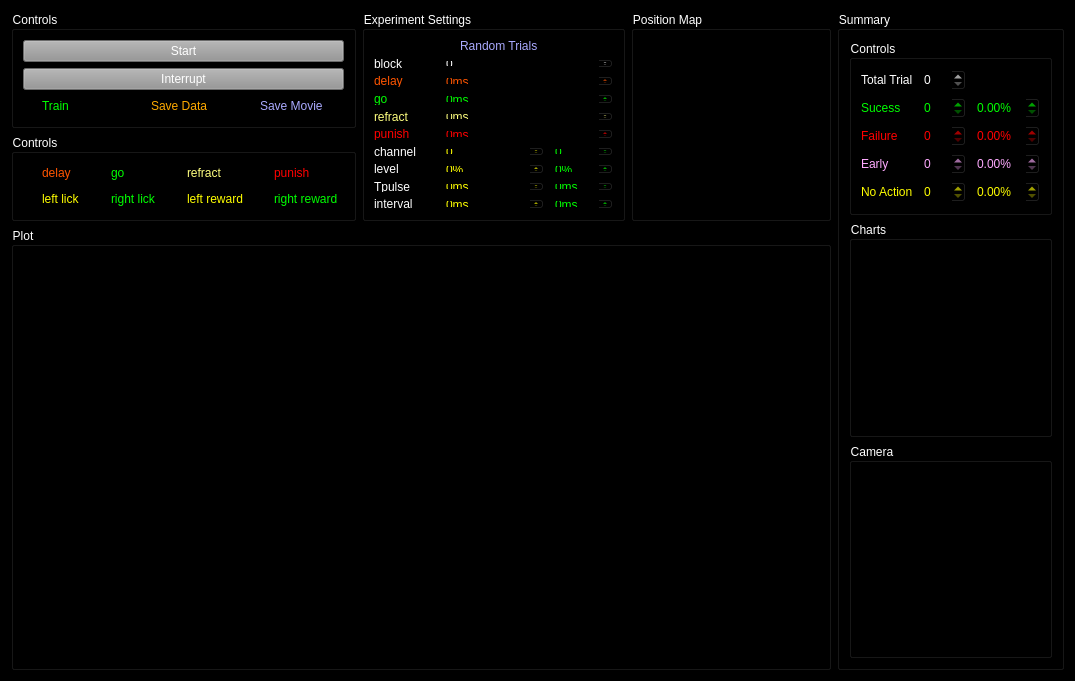
<?xml version="1.0" encoding="UTF-8"?>
<ui version="4.0">
 <class>Form</class>
 <widget class="QWidget" name="Form">
  <property name="geometry">
   <rect>
    <x>0</x>
    <y>0</y>
    <width>1075</width>
    <height>681</height>
   </rect>
  </property>
  <property name="windowTitle">
   <string>Form</string>
  </property>
  <property name="autoFillBackground">
   <bool>false</bool>
  </property>
  <property name="styleSheet">
   <string notr="true">background-color: rgb(0, 0, 0);</string>
  </property>
  <layout class="QGridLayout" name="gridLayout_2" rowstretch="0,0,0,0">
   <item row="0" column="4" rowspan="4">
    <widget class="QGroupBox" name="summary_groupBox">
     <property name="sizePolicy">
      <sizepolicy hsizetype="Preferred" vsizetype="Preferred">
       <horstretch>0</horstretch>
       <verstretch>0</verstretch>
      </sizepolicy>
     </property>
     <property name="minimumSize">
      <size>
       <width>200</width>
       <height>0</height>
      </size>
     </property>
     <property name="maximumSize">
      <size>
       <width>400</width>
       <height>16777215</height>
      </size>
     </property>
     <property name="styleSheet">
      <string notr="true">color: rgb(255, 255, 255);</string>
     </property>
     <property name="title">
      <string>Summary</string>
     </property>
     <layout class="QVBoxLayout" name="verticalLayout_7">
      <item>
       <widget class="QGroupBox" name="control_1groupBox_2">
        <property name="sizePolicy">
         <sizepolicy hsizetype="Preferred" vsizetype="Maximum">
          <horstretch>0</horstretch>
          <verstretch>0</verstretch>
         </sizepolicy>
        </property>
        <property name="styleSheet">
         <string notr="true">color: rgb(255, 255, 255);</string>
        </property>
        <property name="title">
         <string>Controls</string>
        </property>
        <layout class="QGridLayout" name="gridLayout_4">
         <item row="1" column="1">
          <widget class="QDoubleSpinBox" name="success_doubleSpinBox">
           <property name="enabled">
            <bool>true</bool>
           </property>
           <property name="styleSheet">
            <string notr="true">color: rgb(0, 255, 0)</string>
           </property>
           <property name="decimals">
            <number>0</number>
           </property>
          </widget>
         </item>
         <item row="0" column="0">
          <widget class="QLabel" name="label_20">
           <property name="styleSheet">
            <string notr="true">color: rgb(255, 255, 255);</string>
           </property>
           <property name="text">
            <string>Total Trial</string>
           </property>
          </widget>
         </item>
         <item row="1" column="2">
          <widget class="QDoubleSpinBox" name="success_percent_doubleSpinBox">
           <property name="enabled">
            <bool>true</bool>
           </property>
           <property name="styleSheet">
            <string notr="true">color: rgb(0, 255, 0)</string>
           </property>
           <property name="suffix">
            <string>%</string>
           </property>
           <property name="decimals">
            <number>2</number>
           </property>
          </widget>
         </item>
         <item row="1" column="0">
          <widget class="QLabel" name="label_21">
           <property name="styleSheet">
            <string notr="true">color: rgb(0, 255, 0)</string>
           </property>
           <property name="text">
            <string>Sucess</string>
           </property>
          </widget>
         </item>
         <item row="2" column="2">
          <widget class="QDoubleSpinBox" name="failure_percent_doubleSpinBox">
           <property name="enabled">
            <bool>true</bool>
           </property>
           <property name="styleSheet">
            <string notr="true">color:rgb(255, 0, 0)</string>
           </property>
           <property name="suffix">
            <string>%</string>
           </property>
           <property name="decimals">
            <number>2</number>
           </property>
          </widget>
         </item>
         <item row="2" column="1">
          <widget class="QDoubleSpinBox" name="failure_doubleSpinBox">
           <property name="enabled">
            <bool>true</bool>
           </property>
           <property name="styleSheet">
            <string notr="true">color:rgb(255, 0, 0)</string>
           </property>
           <property name="decimals">
            <number>0</number>
           </property>
          </widget>
         </item>
         <item row="2" column="0">
          <widget class="QLabel" name="label_23">
           <property name="styleSheet">
            <string notr="true">color:rgb(255, 0, 0)</string>
           </property>
           <property name="text">
            <string>Failure</string>
           </property>
          </widget>
         </item>
         <item row="4" column="2">
          <widget class="QDoubleSpinBox" name="idle_percent_doubleSpinBox">
           <property name="enabled">
            <bool>true</bool>
           </property>
           <property name="styleSheet">
            <string notr="true">color:rgb(255, 255, 0)</string>
           </property>
           <property name="suffix">
            <string>%</string>
           </property>
           <property name="decimals">
            <number>2</number>
           </property>
          </widget>
         </item>
         <item row="4" column="0">
          <widget class="QLabel" name="label_24">
           <property name="styleSheet">
            <string notr="true">color:rgb(255, 255, 0)</string>
           </property>
           <property name="text">
            <string>No Action</string>
           </property>
          </widget>
         </item>
         <item row="4" column="1">
          <widget class="QDoubleSpinBox" name="idle_doubleSpinBox">
           <property name="enabled">
            <bool>true</bool>
           </property>
           <property name="styleSheet">
            <string notr="true">color:rgb(255, 255, 0)</string>
           </property>
           <property name="decimals">
            <number>0</number>
           </property>
          </widget>
         </item>
         <item row="0" column="1">
          <widget class="QDoubleSpinBox" name="trial_doubleSpinBox">
           <property name="enabled">
            <bool>true</bool>
           </property>
           <property name="styleSheet">
            <string notr="true">color: rgb(255, 255, 255);</string>
           </property>
           <property name="decimals">
            <number>0</number>
           </property>
          </widget>
         </item>
         <item row="3" column="0">
          <widget class="QLabel" name="label_25">
           <property name="styleSheet">
            <string notr="true">color: rgb(255, 170, 255);</string>
           </property>
           <property name="text">
            <string>Early</string>
           </property>
          </widget>
         </item>
         <item row="3" column="1">
          <widget class="QDoubleSpinBox" name="early_doubleSpinBox">
           <property name="enabled">
            <bool>true</bool>
           </property>
           <property name="styleSheet">
            <string notr="true">color: rgb(255, 170, 255);</string>
           </property>
           <property name="decimals">
            <number>0</number>
           </property>
          </widget>
         </item>
         <item row="3" column="2">
          <widget class="QDoubleSpinBox" name="early_percent_doubleSpinBox">
           <property name="enabled">
            <bool>true</bool>
           </property>
           <property name="styleSheet">
            <string notr="true">color: rgb(255, 170, 255);</string>
           </property>
           <property name="suffix">
            <string>%</string>
           </property>
           <property name="decimals">
            <number>2</number>
           </property>
          </widget>
         </item>
        </layout>
       </widget>
      </item>
      <item>
       <widget class="QGroupBox" name="aux_plot_groupBox">
        <property name="sizePolicy">
         <sizepolicy hsizetype="Preferred" vsizetype="Preferred">
          <horstretch>0</horstretch>
          <verstretch>0</verstretch>
         </sizepolicy>
        </property>
        <property name="minimumSize">
         <size>
          <width>200</width>
          <height>0</height>
         </size>
        </property>
        <property name="maximumSize">
         <size>
          <width>400</width>
          <height>16777215</height>
         </size>
        </property>
        <property name="styleSheet">
         <string notr="true">color: rgb(255, 255, 255);</string>
        </property>
        <property name="title">
         <string>Charts</string>
        </property>
        <layout class="QVBoxLayout" name="verticalLayout"/>
       </widget>
      </item>
      <item>
       <widget class="QGroupBox" name="camera_groupBox">
        <property name="minimumSize">
         <size>
          <width>0</width>
          <height>0</height>
         </size>
        </property>
        <property name="styleSheet">
         <string notr="true">color: rgb(255, 255, 255);</string>
        </property>
        <property name="title">
         <string>Camera</string>
        </property>
        <layout class="QVBoxLayout" name="verticalLayout_2"/>
       </widget>
      </item>
     </layout>
    </widget>
   </item>
   <item row="1" column="0">
    <widget class="QGroupBox" name="controls_groupBox_2">
     <property name="sizePolicy">
      <sizepolicy hsizetype="Preferred" vsizetype="Maximum">
       <horstretch>0</horstretch>
       <verstretch>0</verstretch>
      </sizepolicy>
     </property>
     <property name="styleSheet">
      <string notr="true">color: rgb(255, 255, 255);</string>
     </property>
     <property name="title">
      <string>Controls</string>
     </property>
     <layout class="QGridLayout" name="gridLayout_5">
      <item row="4" column="0">
       <widget class="QCheckBox" name="left_lick_ind_checkBox">
        <property name="styleSheet">
         <string notr="true">color:rgb(255, 255, 0)</string>
        </property>
        <property name="text">
         <string>left lick</string>
        </property>
       </widget>
      </item>
      <item row="1" column="0">
       <widget class="QCheckBox" name="delay_ind_checkBox">
        <property name="styleSheet">
         <string notr="true">color: rgb(255, 85, 0);</string>
        </property>
        <property name="text">
         <string>delay</string>
        </property>
       </widget>
      </item>
      <item row="1" column="1">
       <widget class="QCheckBox" name="go_ind_checkBox">
        <property name="styleSheet">
         <string notr="true">color: rgb(0, 255, 0);</string>
        </property>
        <property name="text">
         <string>go</string>
        </property>
       </widget>
      </item>
      <item row="1" column="2">
       <widget class="QCheckBox" name="refract_ind_checkBox">
        <property name="styleSheet">
         <string notr="true">color: rgb(255, 255, 127);</string>
        </property>
        <property name="text">
         <string>refract</string>
        </property>
       </widget>
      </item>
      <item row="4" column="1">
       <widget class="QCheckBox" name="right_lick_ind_checkBox">
        <property name="styleSheet">
         <string notr="true">color: rgb(0, 255, 0);</string>
        </property>
        <property name="text">
         <string>right lick</string>
        </property>
       </widget>
      </item>
      <item row="1" column="3">
       <widget class="QCheckBox" name="punish_ind_checkBox">
        <property name="styleSheet">
         <string notr="true">color: rgb(255, 0, 0);</string>
        </property>
        <property name="text">
         <string>punish</string>
        </property>
       </widget>
      </item>
      <item row="4" column="3">
       <widget class="QCheckBox" name="right_reward_ind_checkBox">
        <property name="styleSheet">
         <string notr="true">color: rgb(0, 255, 0);</string>
        </property>
        <property name="text">
         <string>right reward</string>
        </property>
       </widget>
      </item>
      <item row="4" column="2">
       <widget class="QCheckBox" name="left_reward_ind_checkBox">
        <property name="styleSheet">
         <string notr="true">color:rgb(255, 255, 0)</string>
        </property>
        <property name="text">
         <string>left reward</string>
        </property>
       </widget>
      </item>
     </layout>
    </widget>
   </item>
   <item row="0" column="0">
    <widget class="QGroupBox" name="controls_groupBox">
     <property name="sizePolicy">
      <sizepolicy hsizetype="Preferred" vsizetype="Maximum">
       <horstretch>0</horstretch>
       <verstretch>0</verstretch>
      </sizepolicy>
     </property>
     <property name="styleSheet">
      <string notr="true">color: rgb(255, 255, 255);</string>
     </property>
     <property name="title">
      <string>Controls</string>
     </property>
     <layout class="QGridLayout" name="gridLayout">
      <item row="3" column="1">
       <widget class="QCheckBox" name="save_h5_checkBox">
        <property name="styleSheet">
         <string notr="true">color:rgb(255, 170, 0)</string>
        </property>
        <property name="text">
         <string>Save Data</string>
        </property>
       </widget>
      </item>
      <item row="3" column="2">
       <widget class="QCheckBox" name="save_movie_checkBox">
        <property name="styleSheet">
         <string notr="true">color:rgb(170, 170, 255)</string>
        </property>
        <property name="text">
         <string>Save Movie</string>
        </property>
       </widget>
      </item>
      <item row="3" column="0">
       <widget class="QCheckBox" name="train_checkBox">
        <property name="styleSheet">
         <string notr="true">color: rgb(0, 255, 0);</string>
        </property>
        <property name="text">
         <string>Train</string>
        </property>
       </widget>
      </item>
      <item row="1" column="0" colspan="3">
       <widget class="QPushButton" name="start_pushButton">
        <property name="styleSheet">
         <string notr="true">color: rgb(255, 255, 255);
background-color: rgb(148, 148, 148);</string>
        </property>
        <property name="text">
         <string>Start</string>
        </property>
       </widget>
      </item>
      <item row="2" column="0" colspan="3">
       <widget class="QPushButton" name="interrupt_pushButton">
        <property name="styleSheet">
         <string notr="true">color: rgb(255, 255, 255);
background-color: rgb(148, 148, 148);</string>
        </property>
        <property name="text">
         <string>Interrupt</string>
        </property>
       </widget>
      </item>
     </layout>
    </widget>
   </item>
   <item row="0" column="1" rowspan="2" colspan="2">
    <widget class="QGroupBox" name="control_1groupBox">
     <property name="sizePolicy">
      <sizepolicy hsizetype="Preferred" vsizetype="Ignored">
       <horstretch>0</horstretch>
       <verstretch>0</verstretch>
      </sizepolicy>
     </property>
     <property name="styleSheet">
      <string notr="true">color: rgb(255, 255, 255);</string>
     </property>
     <property name="title">
      <string>Experiment Settings</string>
     </property>
     <property name="checkable">
      <bool>false</bool>
     </property>
     <layout class="QGridLayout" name="gridLayout_3">
      <item row="8" column="2">
       <widget class="QDoubleSpinBox" name="level2_doubleSpinBox">
        <property name="enabled">
         <bool>true</bool>
        </property>
        <property name="styleSheet">
         <string notr="true">color: rgb(0, 255, 0);</string>
        </property>
        <property name="suffix">
         <string>%</string>
        </property>
        <property name="decimals">
         <number>0</number>
        </property>
       </widget>
      </item>
      <item row="8" column="1">
       <widget class="QDoubleSpinBox" name="level1_doubleSpinBox">
        <property name="enabled">
         <bool>true</bool>
        </property>
        <property name="styleSheet">
         <string notr="true">color:rgb(255, 255, 0)</string>
        </property>
        <property name="suffix">
         <string>%</string>
        </property>
        <property name="decimals">
         <number>0</number>
        </property>
       </widget>
      </item>
      <item row="2" column="0">
       <widget class="QLabel" name="label">
        <property name="styleSheet">
         <string>color: rgb(255, 85, 0);</string>
        </property>
        <property name="text">
         <string>delay</string>
        </property>
       </widget>
      </item>
      <item row="4" column="0">
       <widget class="QLabel" name="label_2">
        <property name="styleSheet">
         <string>color: rgb(0, 255, 0);</string>
        </property>
        <property name="text">
         <string>go</string>
        </property>
       </widget>
      </item>
      <item row="9" column="1">
       <widget class="QDoubleSpinBox" name="Tpulse1_doubleSpinBox">
        <property name="enabled">
         <bool>true</bool>
        </property>
        <property name="styleSheet">
         <string notr="true">color:rgb(255, 255, 0)</string>
        </property>
        <property name="suffix">
         <string>ms</string>
        </property>
        <property name="decimals">
         <number>0</number>
        </property>
       </widget>
      </item>
      <item row="5" column="0">
       <widget class="QLabel" name="label_3">
        <property name="styleSheet">
         <string>color: rgb(255, 255, 127);</string>
        </property>
        <property name="text">
         <string>refract</string>
        </property>
       </widget>
      </item>
      <item row="9" column="2">
       <widget class="QDoubleSpinBox" name="Tpulse2_doubleSpinBox">
        <property name="enabled">
         <bool>true</bool>
        </property>
        <property name="styleSheet">
         <string notr="true">color: rgb(0, 255, 0);</string>
        </property>
        <property name="suffix">
         <string>ms</string>
        </property>
        <property name="decimals">
         <number>0</number>
        </property>
       </widget>
      </item>
      <item row="7" column="2">
       <widget class="QDoubleSpinBox" name="channel2_doubleSpinBox">
        <property name="enabled">
         <bool>true</bool>
        </property>
        <property name="styleSheet">
         <string notr="true">color: rgb(0, 255, 0);</string>
        </property>
        <property name="suffix">
         <string/>
        </property>
        <property name="decimals">
         <number>0</number>
        </property>
       </widget>
      </item>
      <item row="6" column="1" colspan="2">
       <widget class="QDoubleSpinBox" name="punish_doubleSpinBox">
        <property name="enabled">
         <bool>true</bool>
        </property>
        <property name="styleSheet">
         <string notr="true">color: rgb(255, 0, 0);</string>
        </property>
        <property name="suffix">
         <string>ms</string>
        </property>
        <property name="decimals">
         <number>0</number>
        </property>
       </widget>
      </item>
      <item row="5" column="1" colspan="2">
       <widget class="QDoubleSpinBox" name="refract_doubleSpinBox">
        <property name="enabled">
         <bool>true</bool>
        </property>
        <property name="styleSheet">
         <string notr="true">color: rgb(255, 255, 127);</string>
        </property>
        <property name="suffix">
         <string>ms</string>
        </property>
        <property name="decimals">
         <number>0</number>
        </property>
       </widget>
      </item>
      <item row="4" column="1" colspan="2">
       <widget class="QDoubleSpinBox" name="go_doubleSpinBox">
        <property name="enabled">
         <bool>true</bool>
        </property>
        <property name="styleSheet">
         <string notr="true">color: rgb(0, 255, 0);</string>
        </property>
        <property name="suffix">
         <string>ms</string>
        </property>
        <property name="decimals">
         <number>0</number>
        </property>
       </widget>
      </item>
      <item row="2" column="1" colspan="2">
       <widget class="QDoubleSpinBox" name="delay_doubleSpinBox">
        <property name="enabled">
         <bool>true</bool>
        </property>
        <property name="styleSheet">
         <string notr="true">color: rgb(255, 85, 0);</string>
        </property>
        <property name="suffix">
         <string>ms</string>
        </property>
        <property name="decimals">
         <number>0</number>
        </property>
       </widget>
      </item>
      <item row="7" column="1">
       <widget class="QDoubleSpinBox" name="channel1_doubleSpinBox">
        <property name="enabled">
         <bool>true</bool>
        </property>
        <property name="styleSheet">
         <string notr="true">color:rgb(255, 255, 0)</string>
        </property>
        <property name="suffix">
         <string/>
        </property>
        <property name="decimals">
         <number>0</number>
        </property>
       </widget>
      </item>
      <item row="10" column="2">
       <widget class="QDoubleSpinBox" name="interval2_doubleSpinBox">
        <property name="enabled">
         <bool>true</bool>
        </property>
        <property name="styleSheet">
         <string notr="true">color: rgb(0, 255, 0);</string>
        </property>
        <property name="suffix">
         <string>ms</string>
        </property>
        <property name="decimals">
         <number>0</number>
        </property>
       </widget>
      </item>
      <item row="10" column="1">
       <widget class="QDoubleSpinBox" name="interval1_doubleSpinBox">
        <property name="enabled">
         <bool>true</bool>
        </property>
        <property name="styleSheet">
         <string notr="true">color:rgb(255, 255, 0)</string>
        </property>
        <property name="suffix">
         <string>ms</string>
        </property>
        <property name="decimals">
         <number>0</number>
        </property>
       </widget>
      </item>
      <item row="7" column="0">
       <widget class="QLabel" name="label_5">
        <property name="text">
         <string>channel</string>
        </property>
       </widget>
      </item>
      <item row="8" column="0">
       <widget class="QLabel" name="label_6">
        <property name="text">
         <string>level</string>
        </property>
       </widget>
      </item>
      <item row="9" column="0">
       <widget class="QLabel" name="label_7">
        <property name="text">
         <string>Tpulse</string>
        </property>
       </widget>
      </item>
      <item row="6" column="0">
       <widget class="QLabel" name="label_4">
        <property name="styleSheet">
         <string>color: rgb(255, 0, 0);</string>
        </property>
        <property name="text">
         <string>punish</string>
        </property>
       </widget>
      </item>
      <item row="10" column="0">
       <widget class="QLabel" name="label_8">
        <property name="text">
         <string>interval</string>
        </property>
       </widget>
      </item>
      <item row="1" column="0">
       <widget class="QLabel" name="label_9">
        <property name="text">
         <string>block</string>
        </property>
       </widget>
      </item>
      <item row="1" column="1" colspan="2">
       <widget class="QDoubleSpinBox" name="block_doubleSpinBox">
        <property name="enabled">
         <bool>true</bool>
        </property>
        <property name="suffix">
         <string/>
        </property>
        <property name="decimals">
         <number>0</number>
        </property>
       </widget>
      </item>
      <item row="0" column="1">
       <widget class="QCheckBox" name="random_checkBox">
        <property name="styleSheet">
         <string notr="true">color:rgb(170, 170, 255)</string>
        </property>
        <property name="text">
         <string>Random Trials</string>
        </property>
       </widget>
      </item>
     </layout>
    </widget>
   </item>
   <item row="2" column="0" rowspan="2" colspan="4">
    <widget class="QGroupBox" name="plot_groupBox">
     <property name="sizePolicy">
      <sizepolicy hsizetype="Preferred" vsizetype="Expanding">
       <horstretch>0</horstretch>
       <verstretch>0</verstretch>
      </sizepolicy>
     </property>
     <property name="minimumSize">
      <size>
       <width>0</width>
       <height>0</height>
      </size>
     </property>
     <property name="styleSheet">
      <string notr="true">color: rgb(255, 255, 255);</string>
     </property>
     <property name="title">
      <string>Plot</string>
     </property>
     <layout class="QVBoxLayout" name="verticalLayout_3"/>
    </widget>
   </item>
   <item row="0" column="3" rowspan="2">
    <widget class="QGroupBox" name="position_plot_groupBox">
     <property name="sizePolicy">
      <sizepolicy hsizetype="Preferred" vsizetype="Preferred">
       <horstretch>0</horstretch>
       <verstretch>0</verstretch>
      </sizepolicy>
     </property>
     <property name="minimumSize">
      <size>
       <width>200</width>
       <height>0</height>
      </size>
     </property>
     <property name="maximumSize">
      <size>
       <width>400</width>
       <height>16777215</height>
      </size>
     </property>
     <property name="styleSheet">
      <string notr="true">color: rgb(255, 255, 255);</string>
     </property>
     <property name="title">
      <string>Position Map</string>
     </property>
     <layout class="QVBoxLayout" name="verticalLayout_4"/>
    </widget>
   </item>
  </layout>
 </widget>
 <resources/>
 <connections/>
</ui>
